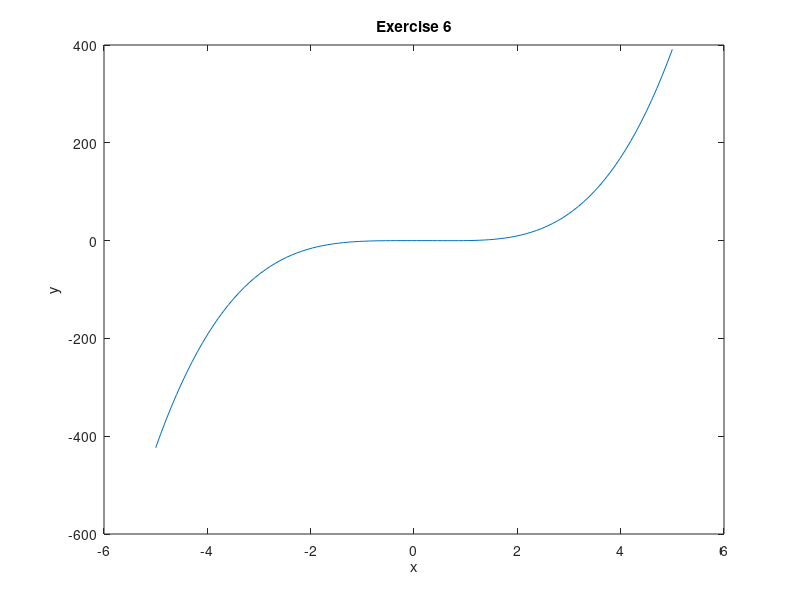

The MATLAB script that drew this image: (Note: this script raises an error after producing the figure.)
%%  Introduction to Plotting and Vectorization
% This lab will provide an introduction to two dimensional plots.  At
% the end, you should feel comfortable plotting functions of the form f(x).
% You should find this useful not only for visualizing the solutions of
% ODEs, but also for plotting general data that might appear in other
% courses and work.
%
% In the process we will also introduce the concept of vectorization, which
% is helpful for writing efficient and "clean" code.  Vectorization is a 
% concept found not only in MATLAB but also C/C++, Fortran, and other
% languages.
%
% Opening the m-file lab1.m in the MATLAB editor, step through each
% part using cell mode to see the results.  Compare the output with the
% PDF, which was generated from this m-file.
%
% There are twelve (12) exercises in this lab that will be graded.  
% Write your solutions in the template, including appropriate descriptions 
% in each step. Save the .m file as lab1_<UTORid>.m and submit it online on
% Quercus. Also, submit a PDF of the output by generating html (by going to
% 'File', 'Publish') and then saving to a PDF called lab1_<UTORid>.pdf. 
% Substitute your UTORid for <UTORid>.
%
% MAT292 Fall 2018, Stinchcombe & Khovanskii
% MAT292 Fall 2017, Stinchcombe & Sinnamon
% MAT292 Fall 2016, Sinnamon & Sousa
% Based on original from MAT292 Fall 2012, Hart & Pym
%
%
%% Student Information
%
% Student Name: Frederick Boyd
%
% Student Number: 
%

%% Creating Vectors Explicitly
% MATLAB plots vectors (also known as arrays) of data points.  The first 
% way to create vectors is to give MATLAB a list of values of the form:
%
% x = [value1, value2, value3, ..., valueN];
%
% We can then see the values in the array x by entering |x| without a
% semilcolon or with the command |disp(x)|, with or without the semicolon.
%
% Individual entries of the vector can be accessed with the command |x(i)|, 
% where |i| is between 1 and the length of the array.  If |i| is not in 
% this range an error is thrown.
%
% Examine the following commands and their output.

x = [.5, 1.0, 2.3, 4.0, 4.333, 5.];     %These are arbitrary values
x
disp(x)
disp(x);
x(1)
x(2)

%% Exercise 1
% Objective: Observe a MATLAB error when you try to access an invalid
% index.
%
% Details: Try to access elements of the vector |x|, created in the
% previous step at the command prompt |>>|.  Try values of |i| outside the 
% valid range.  Try negative values, zero, and large positive values.  Copy
% down the error message in each case, and report this in your submitted 
% work as:
%
% Error for negative index: Array indices must be positive integers or logical values.
%
% Error for zero index: Array indices must be positive integers or logical values.
%
% Error for positive index outside of the bounds: Index exceeds array bounds.
%
% Only include the error message as a comment (with the percent signs), 
% DO NOT INCLUDE THE CODE IN YOUR SUBMISSION.

%% Plotting a Vector
% Given a list (one dimensional array) of values we can plot them with the
% command |plot(x)|, with or without a semicolon.  This will plot the points in the
% data set |(i, x(i))|.

plot(x)

%% Plotting Vector x against Vector y
% To plot functions, we need two vectors: a set of x points and a
% corresponding set of y points.  We now create a vector |y| and plot
% x against y with the command |plot(x,y)|.
%
% If the two vectors are not the same size, MATLAB will throw an error.

y = [3.7, -3.4, 1.02, 2.2, .04, 1.0];   %These are arbitrary values
plot(x,y)

%% Exercise 2
% Objective:  Create two vectors and plot one against the other.
%
% Details:  Explicitly create the vectors 
%
% x = [-5, -3, -1, 0, 2, 4, 6] 
%
% and 
%
% y = [-25, -9, -1, 0, 4, 16, 36]
%
% And plot |x| against |y|.  Your submission should show both the
% creation of the vectors and the figure, as in the example.

x = [-5, -3, -1, 0, 2, 4, 6];
y = [-25, -9, -1, 0, 4, 16, 36];
plot(x, y);
title('Exercise 2');
xlabel('x');
ylabel('y');

%% Creating Vectors with For Loops
% Entering the values by hand is tedious and error prone.  We can use
% MATLAB's programming features to create them.  Suppose we want to create
% a vector of N points between 0 and 1, equally spaced and inclusive.  This
% would be useful if we wanted to evaluate a function, f(x), at all of
% these values.
%
% The distance between the points will be h = (1 - 0)/(N-1), so that:
%
% 0 = x(1) = 0 * h < x(2) = 1 * h < ... < x(j) = (j-1) * h < ... < x(N) =
% (N-1) * j = 1
%
% NOTE: if we with to do this between two arbitrary points, a < b, instead
% of 0 and 1, the values would be: h = (b - a)/(N-1) and a = x(1) = a + 0 *
% h < x(2) = a+ 1 * h < ... < x(j) = a +(j-1) * h < ...< x(N) = b
%
% We assign a value of N, compute h, preallocate a vector x, and then loop
% through the vector.
%
% By 'preallocate' we mean 'set aside an array of the appropriate size in 
% memory for future use'.  Preallocation can be done with the command
% |x = zeros(N,1);|, which makes an array of length N in which all the entries
% are zero.  Other options are possible, too.

N = 11;             %Alter this value to see different results
h = (1-0)/(N-1);
x = zeros(N,1);     %This creates a column vector.  
                    %zeros(1,N) would create a row vector.

for j = 1:N
    x(j) = (j-1) * h;
end
disp(x);

%% Plotting y = x^2
% As a first example of plotting a function, we plot y = x^2.  Using the
% array |x| created in the last step, we populate a vector |y| such that
% |y(i) = x(i)^2| and plot it.
%

N = 11;
y = zeros(N,1);     %Preallocate the array

for j = 1:N
    y(j) = x(j)^2;
end

disp(y);

plot(x,y)

%% Plotting y = sin(2 * pi * x)
% MATLAB has a number of built in functions including the trigonometric
% functions (sin, cos, arccos,...), the exponential functions (exp), the
% natural logarithm function (log), hyperbolic functions (sinh, cosh), and
% others.  The constant |pi| is also defined.  For a full list of built in
% functions type |help elfun| at the MATLAB command line.  
%
% We create the vector |z| with |z(j) = sin(2*pi*x(j))|, using the same array as
% from the previous steps.

z = zeros(N,1);     %Preallocate the array

for j = 1:N
    z(j) = sin(2 * pi * x(j));
end

plot(x,z)

%% Exercise 3
% Objective:  Plot |x|.x
%
% Details:  Using a for loop, create a vector x of 101 equally spaced
% points between -3 and 7, inclusive.  Then create a vector y, such that
% |y(i) = abs(x(i))*x(i)| using a for loop.  Plot the results.  
%
% Your submission should include the code, as in the example, and 
% appropriate comments.

% Clearing command window...
clc;

N = 101;

% Calculating space between points
h = (7 - (-3)) / (N - 1);

% Allocating space for arrays x and y
x = zeros(N, 1);
y = zeros(N, 1);

for i = 1:N
    x(i) = -3 + (h * (i - 1));
end

for i = 1:N
    y(i) = abs(x(i))*x(i);
end

plot(x, y);
title('Exercise 3');
xlabel('x');
ylabel('y');

%% Plotting Two Data Sets at Once
% We can also plot the preceding two examples on the same figure with the
% command |plot(x, y, x, z)|.  MATLAB will automatically put a different 
% color on each line.  

h=0.1              %redefine the variables x, y, z
x=0:h:1;           %because they might have been
y=x.^2;            %changed in exercise 3
z=sin(2*pi.*x);    %

plot(x,y,x,z)

%% Annotating a Figure
% It is easy to add a title, axis labels, and a legend to the
% preceding figure.
xlabel('x');
ylabel('f(x)');
title('Example plot of two functions plotted on the same figure');
legend('x^2', 'sin(2*pi*x)');

%% Using Help Effectively
% You can obtain help on any routine at the command line by typing |help
% commandname|.  As you may have noticed in the preceding figure, the
% legend was not placed in a convenient position.  We will now use help to
% find out how to move the legend to the lower left corner, where it will
% be less obtrusive.
%
% If you type |help legend| in the command window at the |>>| prompt, 
% you'll see a section:
%
% LEGEND(...,'Location',LOC) adds a legend in the specified
%    location, LOC, with respect to the axes.  LOC may be either a
%    1x4 position vector or one of the following strings:
%
%        'North'              inside plot box near top
%        'South'              inside bottom
%        'East'               inside right
%        'West'               inside left
%        'NorthEast'          inside top right (default)
%        'NorthWest           inside top left
%        'SouthEast'          inside bottom right
%        'SouthWest'          inside bottom left
%
% Thus, if we call |legend| again, with the option 
% |'Location', 'SouthWest'|, it will move the legend to where we want.

%NOTE: The labels are entered again.
legend('x^2', 'sin(2*pi*x)','Location','SouthWest');    

%% Vectorization - An Elegant Alternative to Loops
% In the previous examples, we used for loops to fill our arrays with the
% values we wanted.  This is very similar to what would be done in C/C++,
% Java, Fortran, and other languages.  
%
% MATLAB provides a faster way to perform these looped operations, using
% vectorization, which proccesses the entire vector as a single object.
% For example, given a vector |x|, we can get the sine of the values in |x|
% with the command |sin(x)|, which outputs another vector.  This works with
% all built in MATLAB functions.  
% 
% Multiplication, division, and exponentiation are handled differently.
% Instead of using |*|, |/|, and |^|, we must use |.*|, |./|, and |.^| to
% indicate that we want the operation to be performed on each element.  The
% reason for this change in the symbols is that MATLAB uses the symbols
% without the period for matrix multiplication, exponentiation, and other
% actions.
%
% Vectorization yields more concise and less error prone code:


y = x.^2;               %Alternatively, y = x .* x;
z = sin(2 * pi * x);    %NOTE:  Multiplcation by the scalar 2*pi, does not 
                        %       require the .* operator.  Why is that?

plot(x,y,x,z)           %Verify that these are the same results
xlabel('x');
ylabel('f(x)');
title('Example plot of two functions computed by vectorizaiton');
legend('x^2', 'sin(2*pi*x)','Location','SouthWest');

%% Speed Comparison
% Historically, it was desirable both for clarity and speed to use
% vecotrized operations in place of loops everywhere possible in MATLAB.  
% Recent versions of MATLAB have reduced the speed advantage through the 
% introduction of a Just in Time (JIT) compiler, parallel for loops, and 
% other tools.
%
% However, we can still demonstrate the speed advantage, and the benefit to
% clarity is already evident.
%
% Timing is done with the |tic|, |toc| commands, which enclose the region we
% want to benchmark. The first output is the time for the construction done
% by looping, the second output is the time for construction done with
% vectorization.
%

clear y;    %Clear the y array
tic;        %Begin timing the construciton and filling of the array

x = zeros(N, 1);
y = zeros(N,1);

for j = 1:N
    y(j) = x(j)^2;
end

toc;

clear y;    %Clear the y array
tic;
y = x.^2;
toc;

%% Exercise 4
% Objective:  Compare the speedup from vectorization for a larger vector.
%
% Details:  Create a vector |x| of 5000001 equally space points between -2 and
% 3, inclusive, using a for loop.  Then time the construction of vector |y|,
% whose values are arctan of x, by a for loop and by vectorization.  Be sure to clear 
% |y| between the two runs.  (Hint: use the help file to find the command for arctan!)
%
% Your submission should include the code, as in the example, with
% appropriate comments.

% Clearing command window...
clc;

N = 5000001;
% Computing space between points
h = (3 - (-2)) / (N - 1);

% Allocating space for arrays x and y
x = zeros(N, 1);
y = zeros(N, 1);

for i = 1:N
    x(i) = -2 + (h * (i - 1));
end

% Timing with for loop
tic;
for i = 1:N
    y(i) = atan(x(i));
end
toc;

clear y;

% Timing with vectorization
tic;
y = atan(x);
toc;

%% Further Avoiding Loops with linspace
% In the preceding examples, we will focus on the vector |x|, which was
% constructed with a |for| loop.  MATLAB includes a routine for creating a
% vector of a given number, |N|, of equally spaced points between two
% values, |a| and |b|:
%
% |x = linspace(a, b, N);|
%
% No preallocation is neccessary.  The argument |N| is optional.  If it is
% omitted MATLAB uses 100 points by default.
%
% We will now use linspace to plot the functions y = x - x^3 and y = exp(x)
% in the range [-2, 4] with 200 points.

clear all;                  %Clears all variables

x = linspace(-2,4, 200);    %Create the array

y = x - x.^3;
z = exp(x);

plot(x,y,x,z)           %Verify that these are the same results
xlabel('x');
ylabel('f(x)');
title('Example plot of two functions generated by vectorizaiton');
legend('x-x^3', 'exp(x)','Location','SouthWest');

%% Exercise 5
% Objective:  Solve an ODE and plot three particular solutions.
%
% Details:  Manually find the general solution of the ODE:
%
% dy/dt + (2*t)*y = 1/exp(t^2)
%
% and the particular solutions for initial conditions y(1) = -1, y(1) = 0,
% and y(1) = 1. Plot these three particular solutions on the same axes
% lettting the independent variable range from 1 to 5. 
%
% Once you have the three particular solutions you will
% need to:
%
%  1. Create a vector for the independent variable, t.  Use linspace with
%  a reasonable number of points (100 is fine).
%  2. Create vectors for the three solutions.  Use vectorized operations.
%  3. Plot three solutions on the same axes, annotating the figure
%   appropriately.
%
% Your submission should include, in the description section, the general 
% solution of the ODE and the three particular solutions.  It should also 
% have the appropriately commented code.

% Clearing command window...
clc;

t = linspace(1, 5, 100);

% General solution: y = (t + C) / exp(t^2)

% y(1) = -1, C = -e - 1
a = (t + (-(exp(1)) - 1)) ./ exp(t.^2);
%a = exp(-t.^2) .* (t + ((-1 / exp(1)) - 1));

% y(1) = 0, C = -1
b = (t - 1) ./ exp(t.^2);

% y(1) = 1, C = (1 / e) - 1
c = (t + ((exp(1)) - 1)) ./ exp(t.^2);
%c = exp(-t.^2) .* (t + ((1 / exp(1)) - 1));

plot(t, a, t, b, t, c)
title('Particular Solutions to an ODE');
xlabel('t');
ylabel('y');
legend('y(1) = -1', 'y(1) = 0', 'y(1) = 1');

%% More Plotting Examples - Line Style
% There are many plotting options available, including color, line style,
% and marker style.  Some options can be found from the |help plot|
% command.  This is done by incuding a command after each line.
%
% In the first we example we will vary the line style.


x = linspace(-5,5);

%Plot three functions with different line styles.  NOTE: the
%function can be put directly in the plot argument.
plot(x, sin(x),'--', x, cos(x),'-.', x, exp(-x.^2),':');   
legend('sin', 'cos', 'exp(-x^2)');

%% More Plotting Examples - Line Color
% We can also control the color, mixing it with line style.

%Plot two functions, first in green and then in red.
x = linspace(-1,1);
plot(x, x.^3 .* sin(x), 'g', x, -x .* exp(x), 'r-');
legend('x^3 * sin(x)', '-x * exp(x)');

%% More Plotting Examples - Markers
% Markers can be used at the individual points, with and without a line 
% joining the points.
x = linspace(-4,4, 20);
plot(x, sin(x), 'x-', x, (x.^2)./(1+x.^2), '.');
legend('sin(x)', 'x^2/(1+x^2)');

%% Inline functions of one variable
% 
% Suppose we wish to construct the function:
%
% |f(x) = x * sin(x)|
%
% In a way that MATLAB can understand and manipulate.  This will let us
% compute values of |f(x)|, plot it, and create other functions from it.
%
% This can be accomplished by defining an inline function of one variable,
% with the command:
%
% function name = @(argument name) mathematical expression;
%
% For this example, the function name is |f|, the argument name is |x|, and
% the mathematical expression is |x * sin(x)|.
%
% Consider the following examples, and take note of:
%
% 1. The use of vectorization in the definitions, 2. The different ways
% that the output can be displayed, 3. The different variable names.
%

f = @(x) x .* sin(x);

x = 1;
fprintf(' f(%g) = %g\n', x, f(x));
fprintf(' f(%g) = %g\n', 1, f(1));
disp(f(1));
f(1)
x = 2;
fprintf(' f(%g) = %g\n', 2, f(2));
fprintf(' f(%g) = %g\n', 2, f(2));
disp(f(2));
f(2)

disp(f([1,2]))

g = @(t) t.^2 - t +1;
g(1)
g(2)

% Construct an array of 100 grid points from -2 to 2, and plot g(t).
t = linspace(-2,2);
plot(t, g(t));
% Label axes
xlabel('t');
ylabel('g');


%% Exercise 6
%
% Objective: Write and use an inline function of one variable.
%
% Details: Define the inline function for
%
% |f(x) = (x^3 - abs(x)) * ln(x^2+1)|
%
% Use this function to compute |f(0)|, |f(1)|, and |f(-1)| and plot the
% function with 100 grid points from -5 to 5. Make sure to
% use vectorization in your definition, and label your axes.
%
% Your submission should show the definition of the function, and the
% computation of these values.

% Clearing command window...
clc;

% Defining function
f = @(x) (x.^3 - abs(x)) .* log(x.^2 + 1);

for i = -1:1
    fprintf('f(%g) = %g\n', i, f(i))
end

x = linspace(-5, 5);
y = f(x);

plot(x, y);
title('Exercise 6');
xlabel('x');
ylabel('y');

%% Inline functions of two variables
%
% Suppose we wish to solve the equation 
%
% |x = y^3 + y|
%
% for |y| as a function of |x|.  If we do this by root finding, then, given
% a value of |x0|, we need to find the root of the function
%
% |g(y) = f(x0,y) = y^3 + y - x0|
%
% We will accomplish this using inline functions.
%
% Inline functions of two variables are defined as:
%
% func = @(x,y) f(x,y);
%
% where func is the name you wish to assign your function, and |f(x,y)| is
% the relevant expression.
%
% Some examples of defining and using inline functions of two variables
% are given below. 
%

f = @(x,y) y.^3 + y - x;
x = 0; y = 0;
fprintf(' f(x = %g, y = %g) = %g\n', x, y, f(x, y));
x = 0; y = 1;
fprintf(' f(x = %g, y = %g) = %g\n', x, y, f(x, y));
disp(f(x,y))
f(0,1)

h = @(t,u) t.^2  + sin(u);
h(1, pi/2)
h(2, 2)



%% Exercise 7
%
% Objective: Write and use an inline function of two variables.
%
% Details: Define the inline function for
%
% |f(x,y) = y + y^3 - cos x + x^2 - x^4|
%
% Note that |f(x,y) = c| is the implicit solution to 
%
% |dy/dx = (4x^3 - 2x - sin x)/(1+3y^2)|.
%
% See Examples 1-3 of section 2.1 in Brannan and Boyce for similar examples.
%
% Use this function to compute |f(0, 0)|, |f(pi/2,1)|, and |f(-1,-1)|.  Make
% sure to use vectorization in your definition.
%
% Your submission should show the definition of the function, and the
% computation of these values.
%

% Clearing command window...
clc;

% Defining function
f = @(x, y) y + y.^3 - cos(x) + x.^2 - x.^4;

fprintf('f(%g, %g) = %g\n', 0, 0, f(0, 0));
fprintf('f(%g, %g) = %g\n', pi/2, 1, f(pi/2, 1));
fprintf('f(%g, %g) = %g\n', -1, -1, f(-1, -1));

%% Numerically solving an implicit equation
%
% Given |x0|, we will now solve the equation
%
% |f(x0, y) = y^3 + y - x0 = 0|
%
% for y.  This will be accomplished using fzero, which employs a more
% advanced form of Newton's method. 
%
% The minimal arguments needed for using fzero are:
%
% fzero(function_handle, guess)
%
% function_handle is an abstract data structure which directs MATLAB
% towards a function of a single variable that it will try to zero.
%
% We need to tell MATLAB that it is trying to solve for the |y| argument.
% This is done by creating an inline function of one variable from the
% existing function, i.e.
% 
% g = @(y) f(x0, y)
%
% And then having fzero try to solve
%
% |g(y) = 0|
%
% You can either define the new inline function and use it:
%
% g = @(y) f(x0, y);
% y = fzero(g, guess);
%
% or you can put the inline function argument directly in the function
% handle argument:
%
% y = fzero(@(y) f(x0,y), guess);
% 
% The guess is an initial guess for what we anticipate y to be.  Finding a
% good initial guess may require some experimentation. For this example,
% the guess may be quite poor, and the algorithm will still converge.  For
% others, more care must be taken.
%
% Note the various ways of constructing the inline function of one
% variable, and the different guesses.


f = @(x,y) y.^3 + y - x;

x0 = 1;
guess = 1;
g = @(y) f(x0, y);
y = fzero(g, guess);
fprintf(' y(%g) = %g\n', x0, y);

guess = 50;
y = fzero(g, guess);
fprintf(' y(%g) = %g\n', x0, y);

x = 2;
g = @(y) f(x, y);
y = fzero(g, 2);
fprintf(' y(%g) = %g\n', x, y);

guess = 2;
y = fzero(@(y) f(2, y), guess);
fprintf(' y(%g) = %g\n', 2, y);

%% Exercise 8
%
% Objective: Use fzero to solve an equation |f(x,y)=0| for y at different
% values of x.
%
% Details: Consider the function
%
% |f(x,y) = y + y^3 - cos x + x^2 - x^4|
%
% Define the appropriate inline function and compute the single solution 
% at |x = 0| and the two positive solutions at |y = 1/2|.  
%
% You will need to experiment with different guesses to get these three
% solutions.
%
% Your submission should show the definition of the function, and the
% computation of these three roots.

% Clearing command window...
clc;

% Defining function
f = @(x, y) y + y.^3 - cos(x) + x.^2 - x.^4;

% Case 1: x = 0
x0 = 0;
guess = 1;
g = @(y) f(x0, y);
y = fzero(g, guess);
fprintf('y(%g) = %g\n', x0, y);

% Case 2: y = 1/2 (solution 1)
y0 = 1/2;
guess = 1;
g = @(x) f(x, y0);
x = fzero(g, guess);
fprintf('x(%g) = %g\n', y0, x);

% Case 3: y = 1/2 (solution 2)
y0 = 1/2;
guess = 0.1;
g = @(x) f(x, y0);
x = fzero(g, guess);
fprintf('x(%g) = %g\n', y0, x);

%% Plotting the solution
%
% Now we are ready to plot y as a function of x.  We will construct an
% array of x values, solve for y at each value of x, and then plot the
% results.  This will be accomplished with a for loop.

f = @(x,y) y.^3 + y - x;

% 50 points equally spaced from -5 to 2, inclusive
xvals = linspace(-5, 2, 50); 

% Preallocate storage space for the solutions
yvals = zeros(size(xvals));      

% Loop through all the values
for j = 1:length(xvals)
   
   yvals(j) = fzero(@(y) f(xvals(j), y), 0);
   
end

% Plot the results

plot(xvals, yvals);
xlabel('x');
ylabel('y');

%% Exercise 9
%
% Objective: Plot a portion of an implicit equation.
%
% Details: Plot the portion of the solution to
%
% |f(x,y) = y + y^3 - cos x + x^2 - x^4|
%
% passing through the point |(0,0)| for x from -2 to 2.  Use 100 grid
% points.
%
% You will need to be careful with the initial guess you use in solving the
% equation.
%
% Your submission should show the definition of the function, the
% construction of the arrays, the for loop, and the resultant figure.
%
% Label your axes.
% 

% Clearing command window...
clc;

% Defining function
% NOTE: Added 1 to the function because original function does not pass
%       through the point (0, 0)
f = @(x, y) y + y.^3 - cos(x) + x.^2 - x.^4 + 1;

% Defining array of x values
x = linspace(-2, 2);

% Allocating space for y values
y = zeros(size(x));

guess = 1;
for i = 1:length(x)
    g = @(y) f(x(i), y);
    y(i) = fzero(g, guess);
end

plot(x, y);
title('Exercise 9');
xlabel('x');
ylabel('y');

%% Exercise 10
%
% Objective: Solve a differential equation and plot a portion of it.
%
% Details: Find the general implicit solution of the differential equation
%
% |dy/dx = (-cos x + 3x^2) y|
%
% Plot the particular solution passing through y(0) = 1 using 100 grid
% points for x in [-1.5, 1.25].
%
% Be careful on your choice of guess. You will be penalized if MATLAB shows
% an error.
%
% Your submission should show the general and particular solutions, in
% implicit form, in the comments, the definition of the appropriate inline
% functions, arrays, the for loop, and the figure.
%
% Label your axes.
%

% Clearing command window...
clc;

% General implicit solution: f(x, y) = C * exp(x^3 - sin(x)) - y
% Particular solution for y(0) = 1: exp(x^3 - sin(x)) - y

% Defining array of x values
x = linspace(-1.5, 1.25);

% Allocating space for y values
y = zeros(size(x));

% Defining function
f = @(x, y) exp(x.^3 - sin(x)) - y;

guess = 0;
for i = 1:length(x)
    g = @(y) f(x(i), y);
    y(i) = fzero(g, guess);
end

plot(x, y);
title('Exercise 10');
xlabel('x');
ylabel('y');

%% Install iode
%
% Objective: install iode
%
% Details: visit https://faculty.math.illinois.edu/iode/ and follow the
% instructions there to download and install iode.
%
% Iode has a problem (with MATLAB versions 2014a and above), but can be
% easily fixed. In MATLAB open the folder where you installed iode and 
% double-click the file fixaxes.m. Quote (comment out) line 38: it should 
% look like %eval(’delete(a:);’); Do the same for the file freeaxes.m and 
% line 24.

%% Exercise 11
%
% Objective: use iode a plot the direction field of a differential equation
%
% Details: After starting iode, click the "direction fields" buttom from 
% the main menu. The default is the direction field for
%
% |dy/dx = sin(y-x)|
%
% Click any point in the x-y plane to see a (numerically computed) solution
% to the differential equation passing through that point.
%
% Starting from the "Equation" menu, plot the direction field of 
%
% |dy/dx = xy^2|
%
% Describe, in words, the behaviour of the solutions. What happens as x
% approaches infinity? Explain why solutions are symmetric about the 
% y-axis, i.e. |y(x)=y(-x)| for any solution.

% Above the x-axis the direction fields look like a parabola close to the 
% x-axis, but as x approaches positive and negative infinity, the
% "parabola" becomes increasingly wide and flat at its bottom.

% Below the x-axis, the direction fields look like there is a sunken hole
% at x = 0. As the direction fields move further away from the y-axis, the
% "hole" becomes deeper.

% Direction fields along the x and y-axes always appear horizontal.

% As x approaches infinity, the direction field along the x-axis remains
% horizontal, but the direction field directly above and below that become 
% increasingly vertical.

% Solutions are symmetric about the y-axis because the general solution
% y = -2 / x^2 + C contains an x^2 term in it, which produces the same
% values for x and -x, thereby making all solutions symmetric about the
% y-axis.

%% Exercise 12
%
% Objective: study the long-run behaviour of a differential equation from 
% its direction field
%
% Details: Using iode, plot the direction field of 
%
% |dy/dx = y^4 - y^3 - 3*y^2 + y + 2|
%
% By clicking on various initial conditions |y(0) = y_0| (iode plots the
% solution), determine the long-run behaviour of solutions as a function of
% |y_0|. In other words, list the constant solutions that are approached as
% x goes to infinity and how |y_0| determines which constant solution is 
% approached.
%
% If your numerically computed solutions ever appear to cross then change
% the solution method from Euler to the, much better, Runge-Kutta method.
% Think about why solutions are not permitted to cross. If they do then
% this indicates a problem with the numerical solver.

% y_0 = 0
% As x -> -infinity, y -> -1.
% As x -> +infinity, y -> 1.

% y_0 = 1
% Solution appears to be a horizontal line at y = 1.

% y_0 = -1
% Solution appears to be a horizontal line at y = -1.

% y_0 = 1.5
% As x -> -infinity, y -> 2.
% As x -> +infinity, y -> 1.

% y_0 = -2
% As x -> +infinity, y -> -1.
% Solution appears to have a vertical asymptote that approaches -infinity around
% x = 0.

% y_0 = 3
% As x -> -infinity, y -> 2.
% Solution appears to have a vertical asymptote that approaches +infinity around
% x = 0.

% y_0 = 4
% % As x -> -infinity, y -> 2.
% Solution appears to have a vertical asymptote that approaches +infinity around
% x = 0.

% y_0 = -4
% As x -> +infinity, y -> -1.
% Solution appears to have a vertical asymptote that approaches -infinity around
% x = 0.

% y_0 = 6
% As x -> -infinity, y -> -1.
% Solution has a sudden change in slope around (0, 0.5) - changes from a
% curved line to a vertical line around x = 0.

% y_0 = -6
% Solution appears to be a vertical line around x = 0.

% y_0 = 5.5
% As x -> -infinity, y -> 2.
% Solution appears to have a vertical asymptote that approaches +infinity around
% x = 0.

% y_0 = -5.5
% As x -> +infinity, y -> 1.
% Solution appears to have a vertical asymptote that approaches -infinity around
% x = 0.

% y_0 = 5.6
% As x -> -infinity, y -> 2.
% Solution appears to have a right angle around (0, 2). The solution
% suddenly changes from a horizontal line to a vertical line.

%% Exercise 13 (NOT TO BE HANDED IN)
%
% Objective: Solve a differential equation and plot the largest interval of
% existence for this solution.
%
% Details: Find the particular implicit solution of the differential
% equation
%
% |dy/dx = -x/y, y(0) = -2|
%
% Determine the largest interval of validity and plot the solution with 50
% grid points in this interval.
%
% In the comments before your code, explain why fzero has an error.
%
% Your submission should show the particular solution, in implicit form, in
% the comments, the definition of the appropriate inline functions, arrays,
% loops, and the figure. 
%
% Label your axes.
%
%% Exercise 14 (NOT TO BE HANDED IN)
%
% Objective: Solve a differential equation and plot the solution on the
% specified interval
%
% Details: Find the particular implicit solution of the differential
% equation
%
% |du/dt = -(u^4 - 1), u(0) = .1|
%
% and plot it for |t| from 0 to 1.
%
% Determine a good starting guess that works throughout the interval and
% plot the solution with 50 grid points in this interval.
%
% Your submission should show the particular solution, in implicit form, in
% the comments, the definition of the appropriate inline functions, arrays,
% loops, and the figure.
%
% Label your axes.
